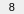
        <widget class="PyDMFrame" name="composite_5">
          <property name="geometry">
            <rect>
              <x>26</x>
              <y>282</y>
              <width>24</width>
              <height>14</height>
            </rect>
          </property>
          <property name="sizePolicy">
            <sizepolicy hsizetype="Ignored" vsizetype="Ignored">
              <horstretch>0</horstretch>
              <verstretch>0</verstretch>
            </sizepolicy>
          </property>
          <layout class="QGridLayout" name="gridLayout_6" columnstretch="24" rowstretch="1,12,1">
            <property name="leftMargin">
              <number>0</number>
            </property>
            <property name="topMargin">
              <number>0</number>
            </property>
            <property name="rightMargin">
              <number>0</number>
            </property>
            <property name="bottomMargin">
              <number>0</number>
            </property>
            <property name="horizontalSpacing">
              <number>0</number>
            </property>
            <property name="verticalSpacing">
              <number>0</number>
            </property>
            <item row="1" column="1">
              <widget class="PyDMRelatedDisplayButton" name="related_display_5">
                <property name="geometry">
                  <rect>
                    <x>12</x>
                    <y>1</y>
                    <width>12</width>
                    <height>12</height>
                  </rect>
                </property>
                <property name="sizePolicy">
                  <sizepolicy hsizetype="Ignored" vsizetype="Ignored">
                    <horstretch>0</horstretch>
                    <verstretch>0</verstretch>
                  </sizepolicy>
                </property>
                <property name="showIcon" stdset="0">
                  <bool>true</bool>
                </property>
                <property name="font">
                  <font>
                    <pointsize>7</pointsize>
                  </font>
                </property>
                <property name="styleSheet">
                  <string notr="true">PyDMRelatedDisplayButton#related_display_5 {
  color: rgb(0, 0, 0);
  background-color: rgb(115, 223, 255);
  }</string>
                </property>
                <property name="titles" stdset="0">
                  <stringlist>
                    <string>m8</string>
                  </stringlist>
                </property>
                <property name="filenames" stdset="0">
                  <stringlist>
                    <string>motorx_more.ui</string>
                  </stringlist>
                </property>
                <property name="macros" stdset="0">
                  <stringlist>
                    <string>P=${P},M=m8</string>
                  </stringlist>
                </property>
                <property name="openInNewWindow" stdset="0">
                  <bool>true</bool>
                </property>
              </widget>
            </item>
            <item row="1" column="0">
              <widget class="PyDMDrawingRectangle" name="rectangle_40">
                <property name="geometry">
                  <rect>
                    <x>0</x>
                    <y>1</y>
                    <width>24</width>
                    <height>12</height>
                  </rect>
                </property>
                <property name="sizePolicy">
                  <sizepolicy hsizetype="Ignored" vsizetype="Ignored">
                    <horstretch>0</horstretch>
                    <verstretch>0</verstretch>
                  </sizepolicy>
                </property>
                <property name="brush" stdset="0">
                  <brush brushstyle="NoBrush">
                    <color alpha="255">
                      <red>115</red>
                      <green>255</green>
                      <blue>107</blue>
                    </color>
                  </brush>
                </property>
                <property name="penStyle" stdset="0">
                  <enum>Qt::SolidLine</enum>
                </property>
                <property name="penColor" stdset="0">
                  <color>
                    <red>115</red>
                    <green>255</green>
                    <blue>107</blue>
                  </color>
                </property>
                <property name="penWidth" stdset="0">
                  <double>2.0</double>
                </property>
                <property name="penCapStyle" stdset="0">
                  <enum>Qt::FlatCap</enum>
                </property>
                <property name="rules" stdset="0">
                  <string>[{&quot;name&quot;: &quot;visibility&quot;, &quot;property&quot;: &quot;Visible&quot;, &quot;channels&quot;: [{&quot;channel&quot;: &quot;ca://${P}m8.DMOV&quot;, &quot;trigger&quot;: true, &quot;use_enum&quot;: false}], &quot;expression&quot;: &quot;ch[0]==0&quot;}]</string>
                </property>
                <property name="toolTip">
                  <string>rectangle_40</string>
                </property>
              </widget>
            </item>
            <item row="1" column="0">
              <widget class="PyDMDrawingRectangle" name="rectangle_41">
                <property name="geometry">
                  <rect>
                    <x>0</x>
                    <y>1</y>
                    <width>24</width>
                    <height>12</height>
                  </rect>
                </property>
                <property name="sizePolicy">
                  <sizepolicy hsizetype="Ignored" vsizetype="Ignored">
                    <horstretch>0</horstretch>
                    <verstretch>0</verstretch>
                  </sizepolicy>
                </property>
                <property name="brush" stdset="0">
                  <brush brushstyle="SolidPattern">
                    <color alpha="255">
                      <red>174</red>
                      <green>174</green>
                      <blue>174</blue>
                    </color>
                  </brush>
                </property>
                <property name="penStyle" stdset="0">
                  <enum>Qt::SolidLine</enum>
                </property>
                <property name="penColor" stdset="0">
                  <color>
                    <red>174</red>
                    <green>174</green>
                    <blue>174</blue>
                  </color>
                </property>
                <property name="penWidth" stdset="0">
                  <double>0</double>
                </property>
                <property name="penCapStyle" stdset="0">
                  <enum>Qt::FlatCap</enum>
                </property>
                <property name="toolTip">
                  <string>rectangle_41</string>
                </property>
              </widget>
            </item>
            <item row="0" column="0" rowspan="3">
              <widget class="QLabel" name="text_6">
                <property name="geometry">
                  <rect>
                    <x>0</x>
                    <y>0</y>
                    <width>24</width>
                    <height>14</height>
                  </rect>
                </property>
                <property name="sizePolicy">
                  <sizepolicy hsizetype="Ignored" vsizetype="Ignored">
                    <horstretch>0</horstretch>
                    <verstretch>0</verstretch>
                  </sizepolicy>
                </property>
                <property name="text">
                  <string>8</string>
                </property>
                <property name="font">
                  <font>
                    <pointsize>8</pointsize>
                  </font>
                </property>
                <property name="brush" stdset="0">
                  <brush brushstyle="SolidPattern">
                    <color alpha="255">
                      <red>0</red>
                      <green>0</green>
                      <blue>0</blue>
                    </color>
                  </brush>
                </property>
                <property name="toolTip">
                  <string>text_6</string>
                </property>
                <property name="alignment">
                  <set>Qt::AlignCenter</set>
                </property>
                <property name="styleSheet">
                  <string notr="true">QLabel#text_6 {
  color: rgb(0, 0, 0);
  }</string>
                </property>
              </widget>
            </item>
          </layout>
        </widget>
